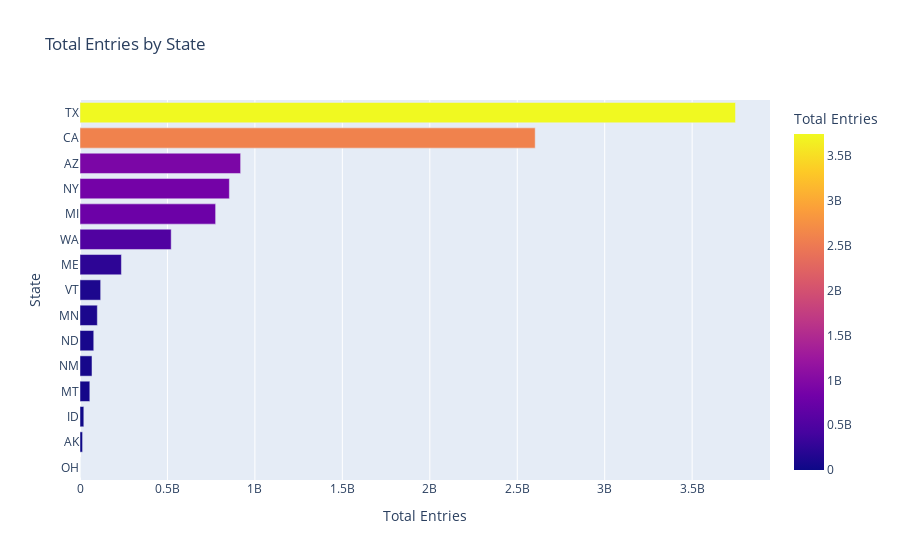

Notebook code for this chart:
### Markdown cell above
<!DOCTYPE html>
<html lang="ar">
<head>
    <meta charset="UTF-8">
    <meta name="viewport" content="width=device-width, initial-scale=1.0">
    <title>الإدخالات حسب الشهر</title>
    <style>
        body {
            font-family: 'Tajawal', sans-serif;
            direction: rtl; /* النص يبدأ من اليمين لليسار */
            background-color: #f1f8e9;
            color: #333;
            margin: 0;
            padding: 20px;
        }
        .container {
            max-width: 850px;
            background: linear-gradient(135deg, #ffffff, #c8e6c9);
            padding: 25px;
            margin: auto;
            border-radius: 15px;
            box-shadow: 0 4px 15px rgba(0, 0, 0, 0.2);
            color:rgb(8, 8, 8);
        }
        h1 {
            text-align: center; /* العنوان في المنتصف */
            color: #2e7d32;
            font-size: 28px;
        }
        p {
            font-size: 18px;
            line-height: 1.8;
            text-align: right; /* تأكيد أن النص يبدأ من اليمين لليسار */
        }
    </style>
</head>
<body>
    <div class="container">
        <h1>الإدخالات حسب الولايه</h1>
        <p>
           عندما ننظر إلى إدخالات ولاية الولايات المتحدة ، يمكننا أن نرى أن تكساس وكاليفورنيا هما أكثر نقاط الدخول شيوعا للحدود المكسيكية ، وفي الوقت نفسه تعد نيويورك وميشيغان من الموانئ الرئيسية للإدخالات الكندية.
        </p>
    </div>
</body>
</html>

### Code cell
# بيانات الولاية
state_data = data.groupby(['State'])['Total Entries'].agg(
    ['sum']).reset_index().sort_values('sum', ascending=False).rename(columns={'sum': 'Total Entries'})

# ترتيب الولايات حسب العدد بحيث الولاية التي تحتوي على أكبر عدد في الأعلى
fig = px.bar(state_data, 
             x='Total Entries', 
             y='State', 
             title="Total Entries by State",
             color='Total Entries', 
             color_continuous_scale='plasma',
             category_orders={'State': state_data['State'].tolist()})  # عكس ترتيب الولايات في المحور الأفقي

# عرض الرسم البياني
fig.show()

### Figure 1 — Plotly figure (JSON) as saved in the notebook; plotly's stock layout.template omitted (floating-point values rounded to 4 significant figures)
{"data": [{"alignmentgroup": "True", "hovertemplate": "Total Entries=%{marker.color}<br>State=%{y}<extra></extra>", "legendgroup": "", "marker": {"color": [3747879529, 2602572970, 918287879, 854042599, 775410321, 521397911, 236781464, 118116868, 99126985, 78600964, 68560332, 56139436, 21833390, 14676856, 607], "coloraxis": "coloraxis", "pattern": {"shape": ""}}, "name": "", "offsetgroup": "", "orientation": "h", "showlegend": false, "textposition": "auto", "type": "bar", "x": [3747879529, 2602572970, 918287879, 854042599, 775410321, 521397911, 236781464, 118116868, 99126985, 78600964, 68560332, 56139436, 21833390, 14676856, 607], "xaxis": "x", "y": ["TX", "CA", "AZ", "NY", "MI", "WA", "ME", "VT", "MN", "ND", "NM", "MT", "ID", "AK", "OH"], "yaxis": "y"}], "layout": {"barmode": "relative", "coloraxis": {"colorbar": {"title": {"text": "Total Entries"}}, "colorscale": [[0, "#0d0887"], [0.1111, "#46039f"], [0.2222, "#7201a8"], [0.3333, "#9c179e"], [0.4444, "#bd3786"], [0.5556, "#d8576b"], [0.6667, "#ed7953"], [0.7778, "#fb9f3a"], [0.8889, "#fdca26"], [1, "#f0f921"]]}, "legend": {"tracegroupgap": 0}, "title": {"text": "Total Entries by State"}, "xaxis": {"anchor": "y", "domain": [0, 1], "title": {"text": "Total Entries"}}, "yaxis": {"anchor": "x", "categoryarray": ["OH", "AK", "ID", "MT", "NM", "ND", "MN", "VT", "ME", "WA", "MI", "NY", "AZ", "CA", "TX"], "categoryorder": "array", "domain": [0, 1], "title": {"text": "State"}}}}
